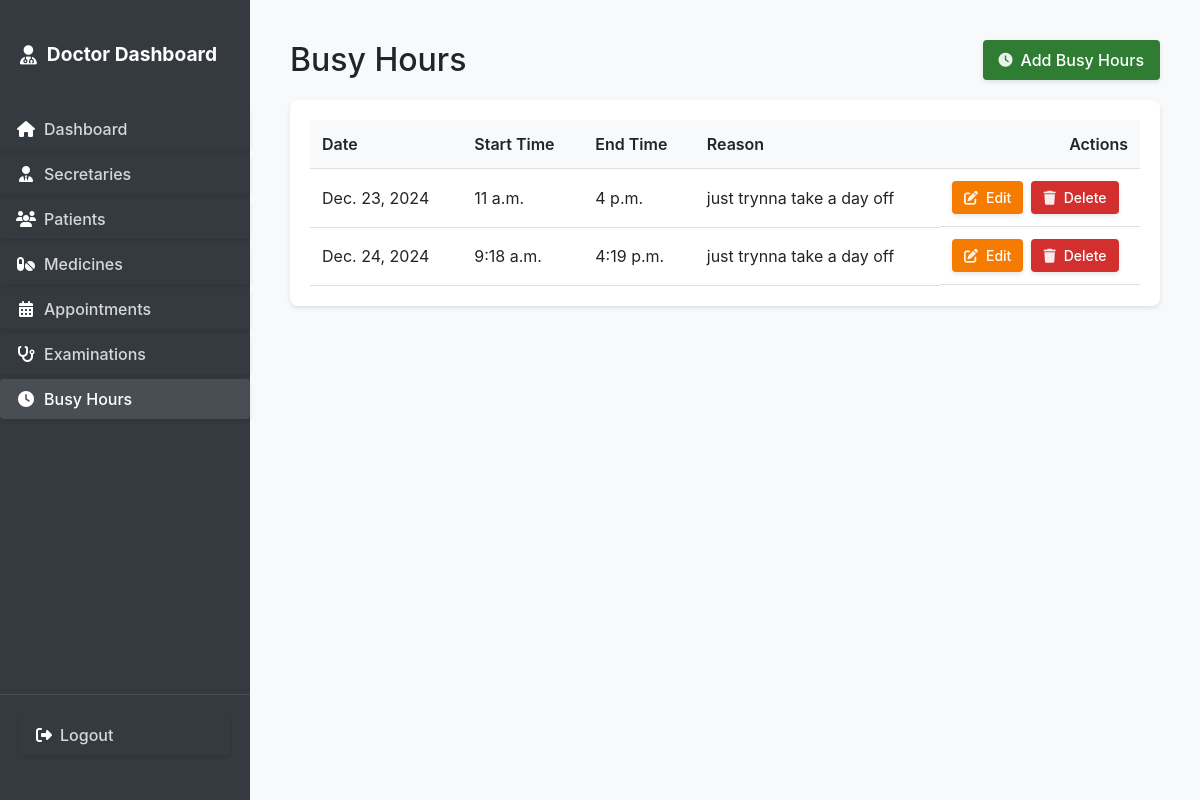
/doctor/busy-hours/ (signed in), run on the app's committed database.
### secretary_dash/models.py (models this page shows, shortened)
class BusyHours(models.Model):
    date = models.DateField()
    start_time = models.TimeField()
    end_time = models.TimeField()
    reason = models.CharField(max_length=200)
    created_at = models.DateTimeField(auto_now_add=True)
    class Meta:
        verbose_name = "Busy Hours"
        verbose_name_plural = "Busy Hours"
        ordering = ['date', 'start_time']

### secretary_dash/views.py (the view)
# urls.py: path('doctor/busy-hours/', views.busy_hours_list, name='busy_hours_list'),
@login_required
@user_passes_test(is_doctor)
def busy_hours_list(request):
    busy_hours = BusyHours.objects.all().order_by('date', 'start_time')
    return render(request, 'secretary_dash/doctor/busy_hours_list.html', {'busy_hours': busy_hours})

### secretary_dash/auth.py (called while the page is built)
    def get_user(self, user_id):
        UserModel = get_user_model()
        try:
            return UserModel.objects.get(pk=user_id)
        except UserModel.DoesNotExist:
            return None

### secretary_dash/views.py (called while the page is built)
def is_doctor(user):
    return user.is_superuser

### templates/secretary_dash/doctor/busy_hours_list.html (shortened to what this page needs)
{% extends 'secretary_dash/common/table_base.html' %}
{% block page_title %}Busy Hours{% endblock %}
{% block header_actions %}
<a href="{% url 'secretary_dash:busy_hours_create' %}" class="btn btn-add">
    <i class="fas fa-clock"></i>
    <span>Add Busy Hours</span>
</a>
{% endblock %}
{% block table_content %}
{% if busy_hours %}
    <table>
        <thead>
            <tr>
                <th>Date</th>
                <th>Start Time</th>
                <th>End Time</th>
                <th>Reason</th>
                <th class="actions-column">Actions</th>
            </tr>
        </thead>
        <tbody>
            {% for busy in busy_hours %}
                <tr>
                    <td>{{ busy.date }}</td>
                    <td>{{ busy.start_time }}</td>
                    <td>{{ busy.end_time }}</td>
                    <td>{{ busy.reason|default:"-" }}</td>
                    <td class="actions">
                        <a href="{% url 'secretary_dash:busy_hours_edit' busy.id %}" class="btn btn-edit btn-sm">
                            <i class="fas fa-edit"></i>
                            <span>Edit</span>
                        </a>
                        <form method="post" action="{% url 'secretary_dash:busy_hours_delete' busy.id %}" style="display: inline;">
                            <button type="submit" class="btn btn-delete btn-sm" onclick="return confirm('Are you sure you want to delete these busy hours?');">
                                <i class="fas fa-trash"></i>
                                <span>Delete</span>
                            </button>
                        </form>
                    </td>
                </tr>
            {% endfor %}
        </tbody>
    </table>
{% else %}
    <div class="no-data">
        <i class="far fa-clock"></i>
        <p>No busy hours scheduled.</p>
    </div>
{% endif %}
{% endblock %}

### static/css/main.css (style rules this page uses)
body { margin: 0; padding: 0; font-family: -apple-system, BlinkMacSystemFont, "Segoe UI", Roboto, "Helvetica Neue", Arial, sans-serif; background-color: #f8f9fa; }
.actions-column { width: 200px; text-align: right !important; white-space: nowrap; }
.btn-delete { background-color: #dc3545 !important; color: white !important; }
.btn { display: inline-flex !important; align-items: center !important; gap: 8px !important; padding: 8px 16px !important; border-radius: 4px !important; border: none !important; cursor: pointer !important; font-weight: 500 !important; transition: all 0.2s ease !important; text-decoration: none !important; box-shadow: 0 2px 4px rgba(0, 0, 0, 0.1) !important; }
.btn .fas, .btn .far, .btn .fab, .btn .fa { color: rgba(255, 255, 255, 0.9) !important; }

### templates/secretary_dash/common/table_base.html (style rules this page uses)
table { width: 100%; border-collapse: collapse; }
th, td { padding: 12px; text-align: left; border-bottom: 1px solid #e0e0e0; }
th { background-color: #f8f9fa; font-weight: 600; }
.actions { display: flex; gap: 8px; align-items: center; }
.container .btn, .table-container .btn, .header-actions .btn { display: inline-flex !important; align-items: center !important; gap: 8px !important; padding: 8px 16px !important; border-radius: 4px !important; border: none !important; cursor: pointer !important; font-weight: 500 !important; transition: all 0.2s ease !important; text-decoration: none !important; box-shadow: 0 2px 4px rgba(0, 0, 0, 0.1) !important; color: white !important; }
.container .btn i, .table-container .btn i, .header-actions .btn i { font-size: 14px !important; }
.container .btn-sm, .table-container .btn-sm { padding: 6px 12px !important; font-size: 14px !important; }
.container .btn-add, .table-container .btn-add, .header-actions .btn-add { background-color: #2e7d32 !important; }
.container .btn-edit, .table-container .btn-edit { background-color: #f57c00 !important; }
.container .btn-delete, .table-container .btn-delete { background-color: #d32f2f !important; }

### data on the page
BusyHours: date "Dec. 23, 2024", start_time "11 a.m.", end_time "4 p.m.", reason "just trynna take a day off"
BusyHours: date "Dec. 24, 2024", start_time "9:18 a.m.", end_time "4:19 p.m.", reason "just trynna take a day off"
